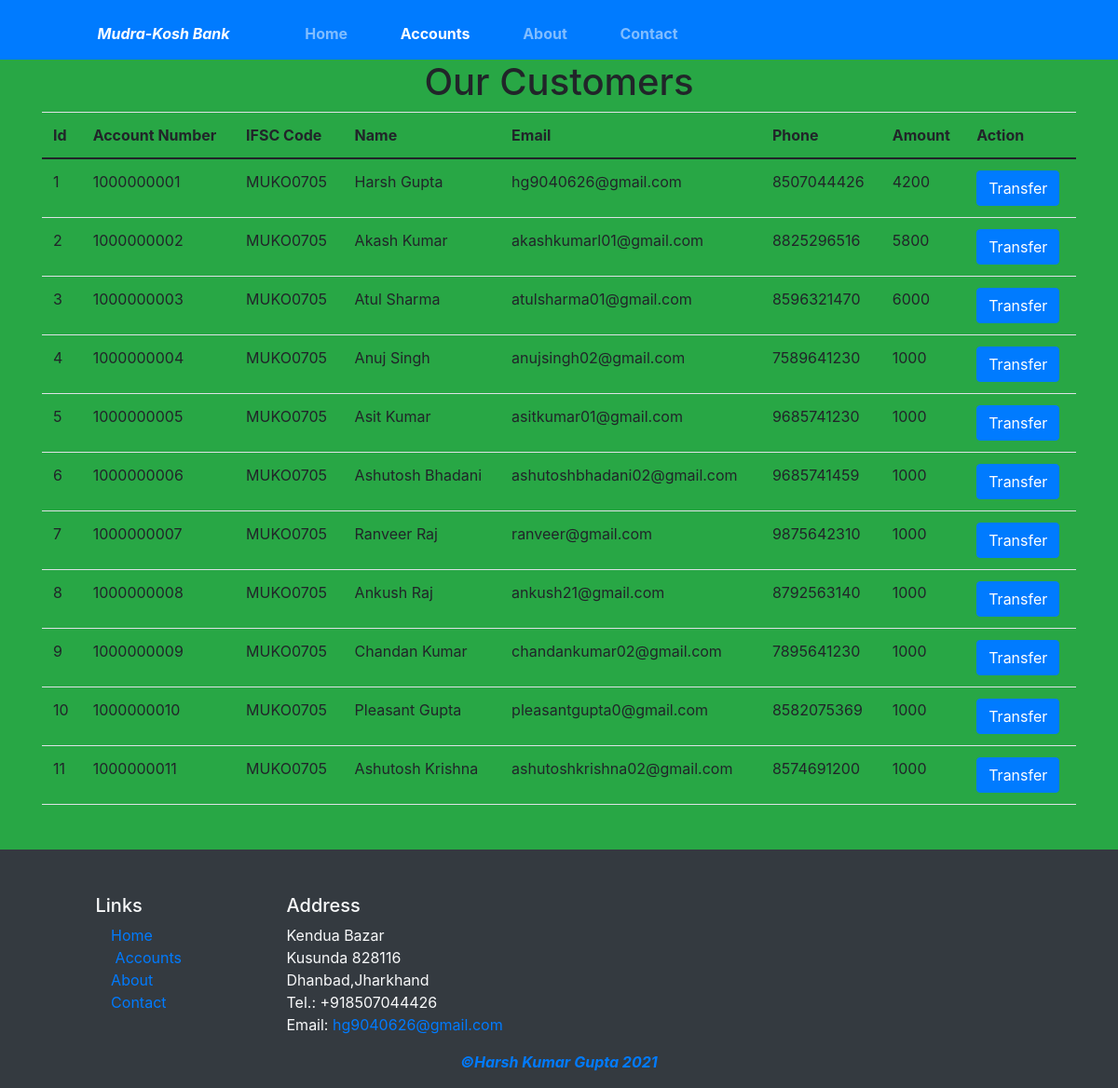
Screenshot of /accounts with the database file from the repository.
### home/models.py (models this page shows, shortened)
class AccountDetail(models.Model):
    acn=models.CharField(max_length=30)
    ifsc=models.CharField(max_length=10)
    name=models.CharField(max_length=30)
    email=models.EmailField(max_length=30)
    phone=models.CharField(max_length=30)
    amt=models.IntegerField()

### home/views.py (the view, shortened to what this page needs)
# urls.py: path('accounts',views.accounts,name='accounts'),
def accounts(request):
    tasks=AccountDetail.objects.all()
    context={'alltasks':tasks}
    return render(request,'accounts.html',context)

### templates/accounts.html (shortened to what this page needs)
{% extends 'base.html' %}
{% block accountsactive %}active{% endblock accountsactive %}
{% block body %}
<h1 class="text-center">Our Customers</h1>
<div class="container border-1px ">
    <table class="table">
        <thead>
            <tr>
                <th>Id</th>
                <th>Account Number</th>
                <th>IFSC Code</th>
                <th>Name</th>
                <th>Email</th>
                <th>Phone</th>
                <th>Amount</th>
                <th>Action</th>
            </tr>
        </thead>
        <tbody>
          {% for i in alltasks %}
            <tr>
                <td scope="row">{{forloop.counter}}</td>
                <td>{{i.acn}}</td>
                <td>{{i.ifsc}}</td>
                <td>{{i.name}}</td>
                <td>{{i.email}}</td>
                <td>{{i.phone}}</td>
                <td>{{i.amt}}</td>
                <td><button type="button" class="btn btn-primary" data-toggle="modal" data-target="#exampleModal">Transfer</button></td>
            </tr>
          {% endfor %}
        </tbody>
    </table>
</div>
{% endblock body %}

### templates/base.html (shortened to what this page needs)
<!doctype html>
{% load static %}
<html lang="en">
  <head>
    <link  rel="stylesheet" href="{% static 'core/css/bootstrap.css' %}">
    <link  rel="stylesheet" href="{% static 'core/css/all.fontawesome.min.css' %}">
    <link rel="stylesheet" href="https://stackpath.bootstrapcdn.com/bootstrap/4.3.1/css/bootstrap.min.css">
  </head>
  <body class="bg-success">
  <nav class="navbar navbar-expand-lg  bg-primary navbar-dark">
    <div class="collapse navbar-collapse " id="navbarSupportedContent">
      <ul class="navbar-nav mr-auto">
      <li class="nav-item mt-2 ml-5 active">
          <a class="nav-link" href="/"><span class="fas fa-university fa-lg "></span><b><i>Mudra-Kosh Bank</i></b></a>
        </li>
        <li class="nav-item mt-2 ml-5 {% block homeactive %}{% endblock homeactive %}">
          <a class="nav-link" href="/"><span class="fas fa-home fa-lg "></span><b>Home</b></a>
        </li>
        <li class="nav-item mt-2 ml-4 {% block accountsactive %}{% endblock accountsactive %}">
          <a class="nav-link" href="accounts"><span class="fa fa-user fa-lg"></span><b>Accounts</b></a>
        </li>
        <li class="nav-item mt-2 ml-4 {% block aboutactive %}{% endblock aboutactive %}">
          <a class="nav-link" href="about"><span class="fa fa-info fa-lg"></span><b>About</b></a>
        </li>
        <li class="nav-item mt-2 ml-4 {% block contactactive %}{% endblock contactactive %} ">
          <a class="nav-link" href="contact"><span class="fa fa-address-card fa-lg"></span><b>Contact</b></a>
        </li>
      </ul>
    </div>
  </nav>
  {% block body %}
  {% endblock body %}
  <footer class="bg-dark text-light position-relative fixed-bottom">
  <div class=" mt-5">
     <div class="row">
          <div class="col-4 offset-1 col-sm-2 mt-5 ">
              <h5>Links</h5>
              <ul class="list-unstyled mt-2">
                 <li><a href="/"><span class="fas fa-home fa-lg "></span>Home</a></li>
                 <li><a  href="accounts"><span class="fas fa-user fa-lg "></span> Accounts</a></li>
                 <li><a  href="about"><span class="fa fa-info fa-lg"></span>About</a></li>
                 <li><a  href="contact"><span class="fas fa-address-card fa-lg "></span>Contact</a></li>
              </ul>
          </div>
          <div class="col-7 col-sm-5 mt-5">
                <h5>Address</h5>
                <address class="mt-2">
		          Kendua Bazar<br>
	              Kusunda 828116<br>
	              Dhanbad,Jharkhand<br>
		          Tel.: +918507044426<br>
	              Email: <a href="mailto:hg9040626@gmail.com">hg9040626@gmail.com</a>
	           </address>
            </div>
                <div class="col-12 col-sm-4 align-self-center">
                    <div class="text-center">
                        <a href="http://google.com/+"><i class="fab fa-google" aria-hidden="true"></i></a>
                        <a href="http://www.facebook.com/profile.php?id="><i class="fab fa-facebook" aria-hidden="true"></i></a>
                        <a href="http://www.linkedin.com/in/"><i class="fab fa-linkedin" aria-hidden="true"></i></a>
                        <a href="http://twitter.com/"><i class="fab fa-twitter" aria-hidden="true"></i></a>
                        <a href="http://youtube.com/"><i class="fab fa-youtube" aria-hidden="true"></i></a>
                        <a href="mailto:"><i class="fa fa-envelope" aria-hidden="true"></i></a>
                    </div>
                </div>
     </div>
           <div class="row justify-content-center">
                <div class="col-auto">
                    <p class="text-primary"><b><i>&copy;Harsh Kumar Gupta 2021</i></b></p>
                </div>
           </div>
  </div>
  </footer>
  </body>
</html>

### rows the page displays
AccountDetail: acn "1000000001", ifsc "MUKO0705", name "Harsh Gupta", email "hg9040626@gmail.com", phone "8507044426", amt "4200"
AccountDetail: acn "1000000002", ifsc "MUKO0705", name "Akash Kumar", email "akashkumarl01@gmail.com", phone "8825296516", amt "5800"
AccountDetail: acn "1000000003", ifsc "MUKO0705", name "Atul Sharma", email "atulsharma01@gmail.com", phone "8596321470", amt "6000"
AccountDetail: acn "1000000004", ifsc "MUKO0705", name "Anuj Singh", email "anujsingh02@gmail.com", phone "7589641230", amt "1000"
AccountDetail: acn "1000000005", ifsc "MUKO0705", name "Asit Kumar", email "asitkumar01@gmail.com", phone "9685741230", amt "1000"
AccountDetail: acn "1000000006", ifsc "MUKO0705", name "Ashutosh Bhadani", email "ashutoshbhadani02@gmail.com", phone "9685741459", amt "1000"
AccountDetail: acn "1000000007", ifsc "MUKO0705", name "Ranveer Raj", email "ranveer@gmail.com", phone "9875642310", amt "1000"
AccountDetail: acn "1000000008", ifsc "MUKO0705", name "Ankush Raj", email "ankush21@gmail.com", phone "8792563140", amt "1000"
AccountDetail: acn "1000000009", ifsc "MUKO0705", name "Chandan Kumar", email "chandankumar02@gmail.com", phone "7895641230", amt "1000"
AccountDetail: acn "1000000010", ifsc "MUKO0705", name "Pleasant Gupta", email "pleasantgupta0@gmail.com", phone "8582075369", amt "1000"
AccountDetail: acn "1000000011", ifsc "MUKO0705", name "Ashutosh Krishna", email "ashutoshkrishna02@gmail.com", phone "8574691200", amt "1000"
